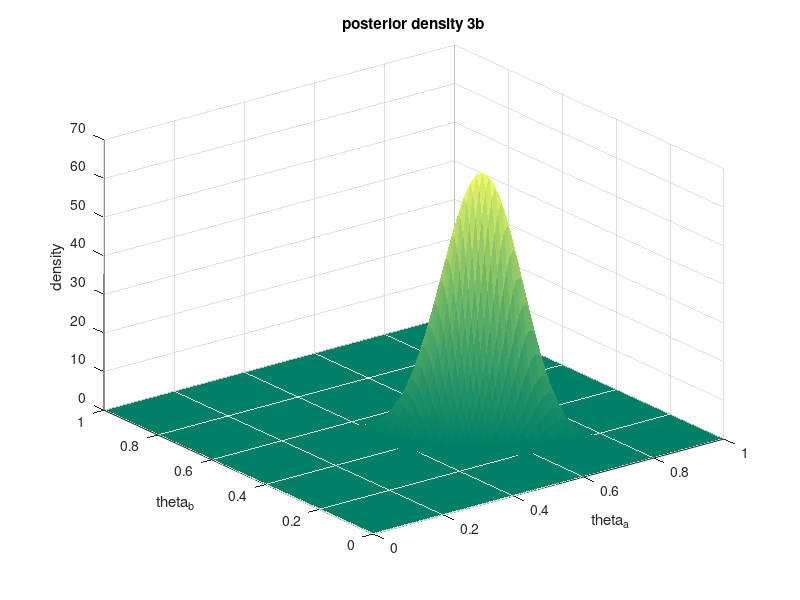

Write the MATLAB code that produced this figure.
Na = 30; Nb = 18; Nc = 4; N=Na+Nb+Nc;
const = gamma(N+3)/(gamma(Na+1)*gamma(Nb+1)*gamma(N-Na-Nb+1));
theta_a = linspace(0,1,1e2);
theta_b = linspace(0,1,1e2);
[THETA_A,THETA_B] = meshgrid(theta_a,theta_b);
f_theta = const.*THETA_A.^Na.*THETA_B.^Nb.*(1-THETA_A-THETA_B).^(N-Na-Nb);
%contour(THETA_A,THETA_B,f_theta)
mask = 1-THETA_A < THETA_B;
f_theta(mask) = 0;
colormap winter
surf(THETA_A,THETA_B,f_theta);
shading flat
%view(30,0)
colormap summer
title('posterior density 3b')
xlabel('theta_a')
ylabel('theta_b')
zlabel('density')